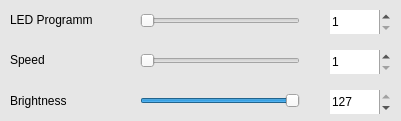
   <widget class="QWidget" name="widget_6" native="true">
    <property name="geometry">
     <rect>
      <x>20</x>
      <y>360</y>
      <width>401</width>
      <height>121</height>
     </rect>
    </property>
    <property name="palette">
     <palette>
      <active>
       <colorrole role="Base">
        <brush brushstyle="SolidPattern">
         <color alpha="255">
          <red>255</red>
          <green>255</green>
          <blue>255</blue>
         </color>
        </brush>
       </colorrole>
       <colorrole role="Window">
        <brush brushstyle="SolidPattern">
         <color alpha="255">
          <red>230</red>
          <green>230</green>
          <blue>230</blue>
         </color>
        </brush>
       </colorrole>
      </active>
      <inactive>
       <colorrole role="Base">
        <brush brushstyle="SolidPattern">
         <color alpha="255">
          <red>255</red>
          <green>255</green>
          <blue>255</blue>
         </color>
        </brush>
       </colorrole>
       <colorrole role="Window">
        <brush brushstyle="SolidPattern">
         <color alpha="255">
          <red>230</red>
          <green>230</green>
          <blue>230</blue>
         </color>
        </brush>
       </colorrole>
      </inactive>
      <disabled>
       <colorrole role="Base">
        <brush brushstyle="SolidPattern">
         <color alpha="255">
          <red>230</red>
          <green>230</green>
          <blue>230</blue>
         </color>
        </brush>
       </colorrole>
       <colorrole role="Window">
        <brush brushstyle="SolidPattern">
         <color alpha="255">
          <red>230</red>
          <green>230</green>
          <blue>230</blue>
         </color>
        </brush>
       </colorrole>
      </disabled>
     </palette>
    </property>
    <property name="autoFillBackground">
     <bool>true</bool>
    </property>
    <widget class="QSpinBox" name="spinBox_14">
     <property name="geometry">
      <rect>
       <x>330</x>
       <y>90</y>
       <width>61</width>
       <height>24</height>
      </rect>
     </property>
     <property name="frame">
      <bool>false</bool>
     </property>
     <property name="maximum">
      <number>127</number>
     </property>
     <property name="value">
      <number>127</number>
     </property>
    </widget>
    <widget class="QSpinBox" name="spinBox_12">
     <property name="geometry">
      <rect>
       <x>330</x>
       <y>10</y>
       <width>61</width>
       <height>24</height>
      </rect>
     </property>
     <property name="frame">
      <bool>false</bool>
     </property>
     <property name="minimum">
      <number>1</number>
     </property>
     <property name="maximum">
      <number>8</number>
     </property>
     <property name="value">
      <number>1</number>
     </property>
    </widget>
    <widget class="QLabel" name="label_17">
     <property name="geometry">
      <rect>
       <x>10</x>
       <y>50</y>
       <width>41</width>
       <height>20</height>
      </rect>
     </property>
     <property name="text">
      <string>Speed</string>
     </property>
    </widget>
    <widget class="QSpinBox" name="spinBox_13">
     <property name="geometry">
      <rect>
       <x>330</x>
       <y>50</y>
       <width>61</width>
       <height>24</height>
      </rect>
     </property>
     <property name="frame">
      <bool>false</bool>
     </property>
     <property name="minimum">
      <number>1</number>
     </property>
     <property name="maximum">
      <number>50</number>
     </property>
     <property name="value">
      <number>1</number>
     </property>
    </widget>
    <widget class="QSlider" name="LED_Speed_Slider">
     <property name="geometry">
      <rect>
       <x>140</x>
       <y>50</y>
       <width>160</width>
       <height>22</height>
      </rect>
     </property>
     <property name="minimum">
      <number>1</number>
     </property>
     <property name="maximum">
      <number>50</number>
     </property>
     <property name="value">
      <number>1</number>
     </property>
     <property name="orientation">
      <enum>Qt::Horizontal</enum>
     </property>
    </widget>
    <widget class="QSlider" name="LED_Bright_Slider">
     <property name="geometry">
      <rect>
       <x>140</x>
       <y>90</y>
       <width>160</width>
       <height>22</height>
      </rect>
     </property>
     <property name="maximum">
      <number>127</number>
     </property>
     <property name="value">
      <number>127</number>
     </property>
     <property name="orientation">
      <enum>Qt::Horizontal</enum>
     </property>
    </widget>
    <widget class="QLabel" name="label_16">
     <property name="geometry">
      <rect>
       <x>10</x>
       <y>10</y>
       <width>101</width>
       <height>20</height>
      </rect>
     </property>
     <property name="text">
      <string>LED Programm</string>
     </property>
    </widget>
    <widget class="QLabel" name="label_18">
     <property name="geometry">
      <rect>
       <x>10</x>
       <y>90</y>
       <width>71</width>
       <height>21</height>
      </rect>
     </property>
     <property name="text">
      <string>Brightness</string>
     </property>
    </widget>
    <widget class="QSlider" name="LED_Prog_Slider">
     <property name="geometry">
      <rect>
       <x>140</x>
       <y>10</y>
       <width>160</width>
       <height>22</height>
      </rect>
     </property>
     <property name="minimum">
      <number>1</number>
     </property>
     <property name="maximum">
      <number>8</number>
     </property>
     <property name="value">
      <number>1</number>
     </property>
     <property name="orientation">
      <enum>Qt::Horizontal</enum>
     </property>
    </widget>
   </widget>
